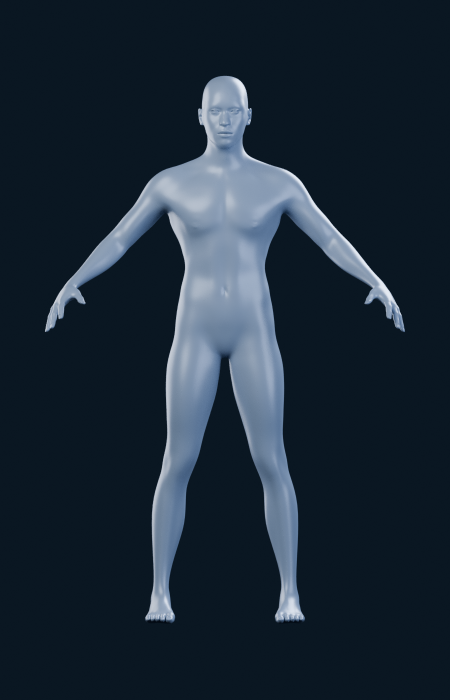
#> input picture docs/m4a/alternatives/mpfb-athletic/front.png, 900 x 1400 px (shown at 1/2 size)
$ python build_bplus_sheet.py --original-root ../../../docs/m4a/alternatives/mpfb-athletic --original-side-root ../../../docs/m4a/alternatives/mpfb-athletic --variant-root ../../../docs/m4a/alternatives/mpfb-athletic --output out.png
#> lines starting #> are read from the running program, lines starting #| are printed output that depends on the picture
"""Lay out real B/B+ renders; use equal resizing and equal crops, without retouching."""
import argparse
from pathlib import Path
from PIL import Image, ImageDraw, ImageFont

parser = argparse.ArgumentParser(description=__doc__)
parser.add_argument('--original-root', type=Path, required=True)
parser.add_argument('--original-side-root', type=Path, required=True)
parser.add_argument('--variant-root', type=Path, required=True)
parser.add_argument('--output', type=Path, required=True)
parser.add_argument('--detail-output', type=Path)
parser.add_argument('--font', default='/usr/share/fonts/truetype/dejavu/DejaVuSans.ttf')
parser.add_argument('--title', default='M4A — B original / B+ modérément athlétique')
parser.add_argument('--original-label', default='B original')
parser.add_argument('--variant-label', default='B+ proposé')
args = parser.parse_args()
font = lambda size: ImageFont.truetype(args.font, size)
background, foreground, muted = '#0c1422', '#edf3ff', '#b8c6dc'
views = [('front', 'Face · 0°'), ('three-quarter', 'Trois quarts · −35°'),
         ('back', 'Dos · 180°'), ('side', 'Profil · 90°')]
canvas = Image.new('RGB', (1236, 4156), background)
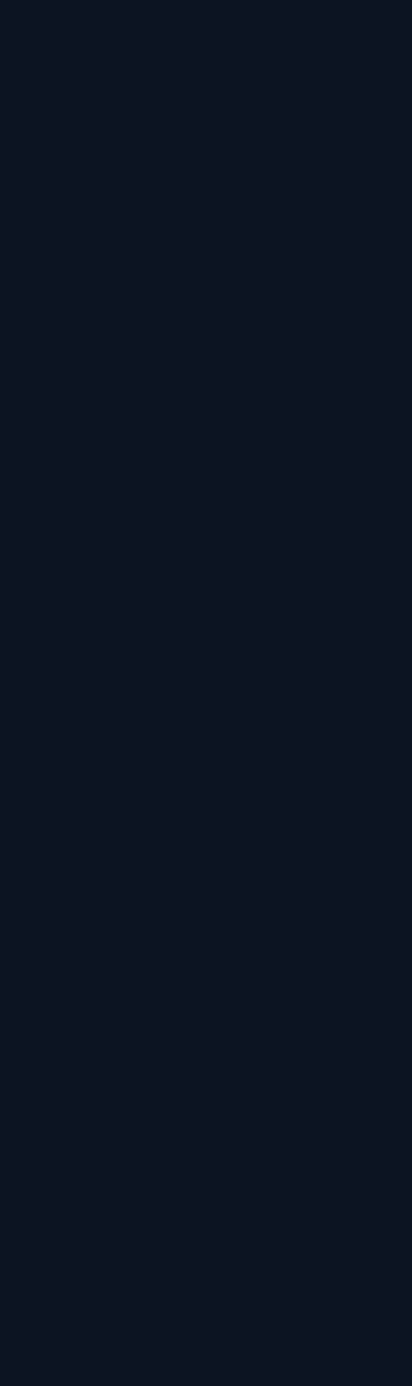
#> canvas: PIL image 1236x4156 RGB (shown at 1/3 size); mean R, G, B 12, 20, 34
draw = ImageDraw.Draw(canvas)
draw.text((20, 16), args.title, font=font(29), fill=foreground)
draw.text((20, 62), 'Même pose, cadrage, matière et lumière · Rendus de vraies géométries', font=font(21), fill=muted)
draw.text((20, 102), args.original_label, font=font(24), fill=foreground)
draw.text((632, 102), args.variant_label, font=font(24), fill=foreground)
for row, (view, label) in enumerate(views):
    y = 146 + row * 989
    draw.text((20, y), label, font=font(24), fill=muted)
    original = args.original_side_root if view == 'side' else args.original_root
    for col, root in enumerate([original, args.variant_root]):
        image = Image.open(root / (view + '.png')).convert('RGB')
        if image.size != (900, 1400):
            raise ValueError('Expected final 900 × 1400 render')
        canvas.paste(image.resize((600, 933), Image.Resampling.LANCZOS), (12 + col * 612, y + 44))
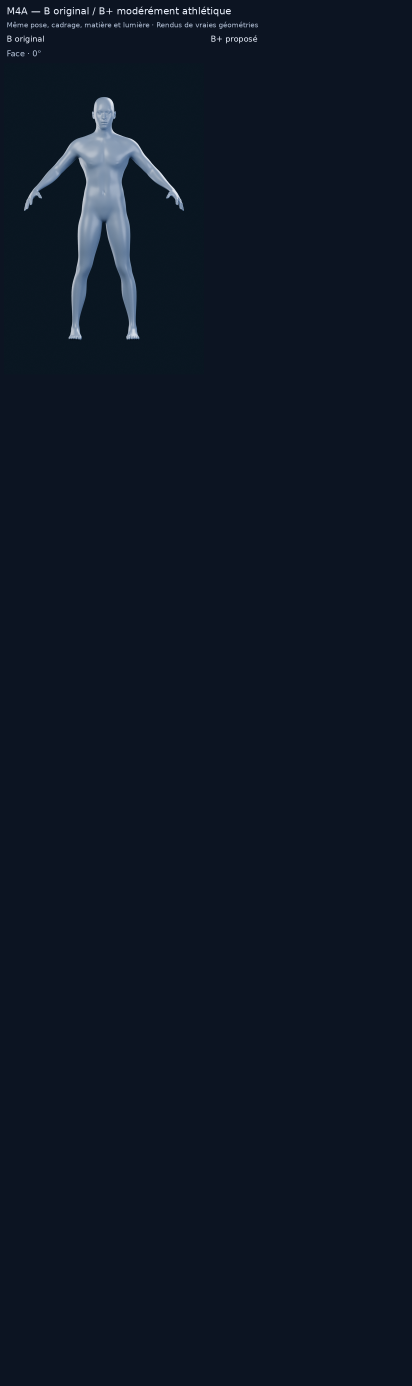
#> canvas: PIL image 1236x4156 RGB (shown at 1/3 size); mean R, G, B 14.1, 22.8, 36.7
#> (the run stopped early here; a loop or call above may not have finished)
